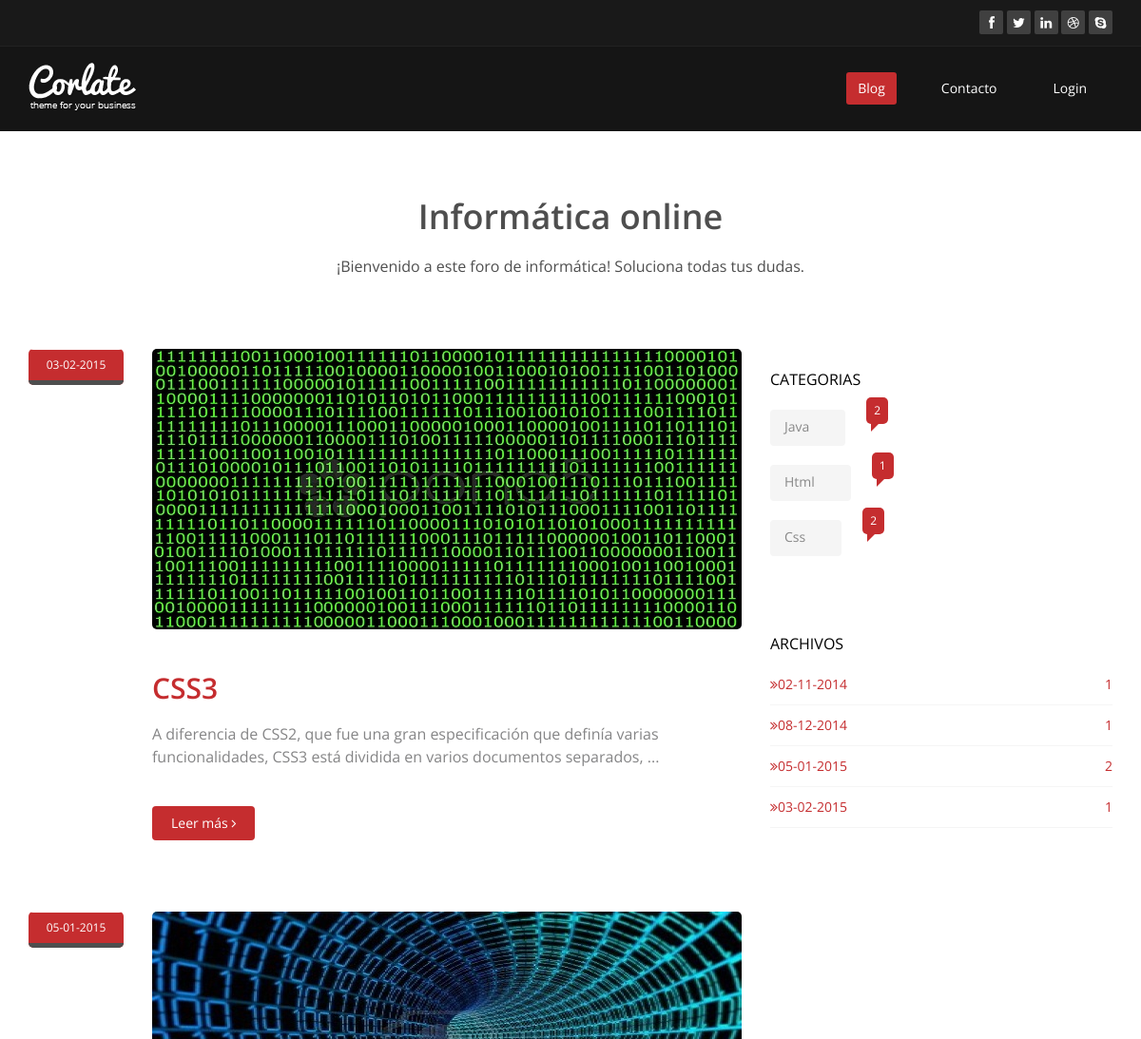
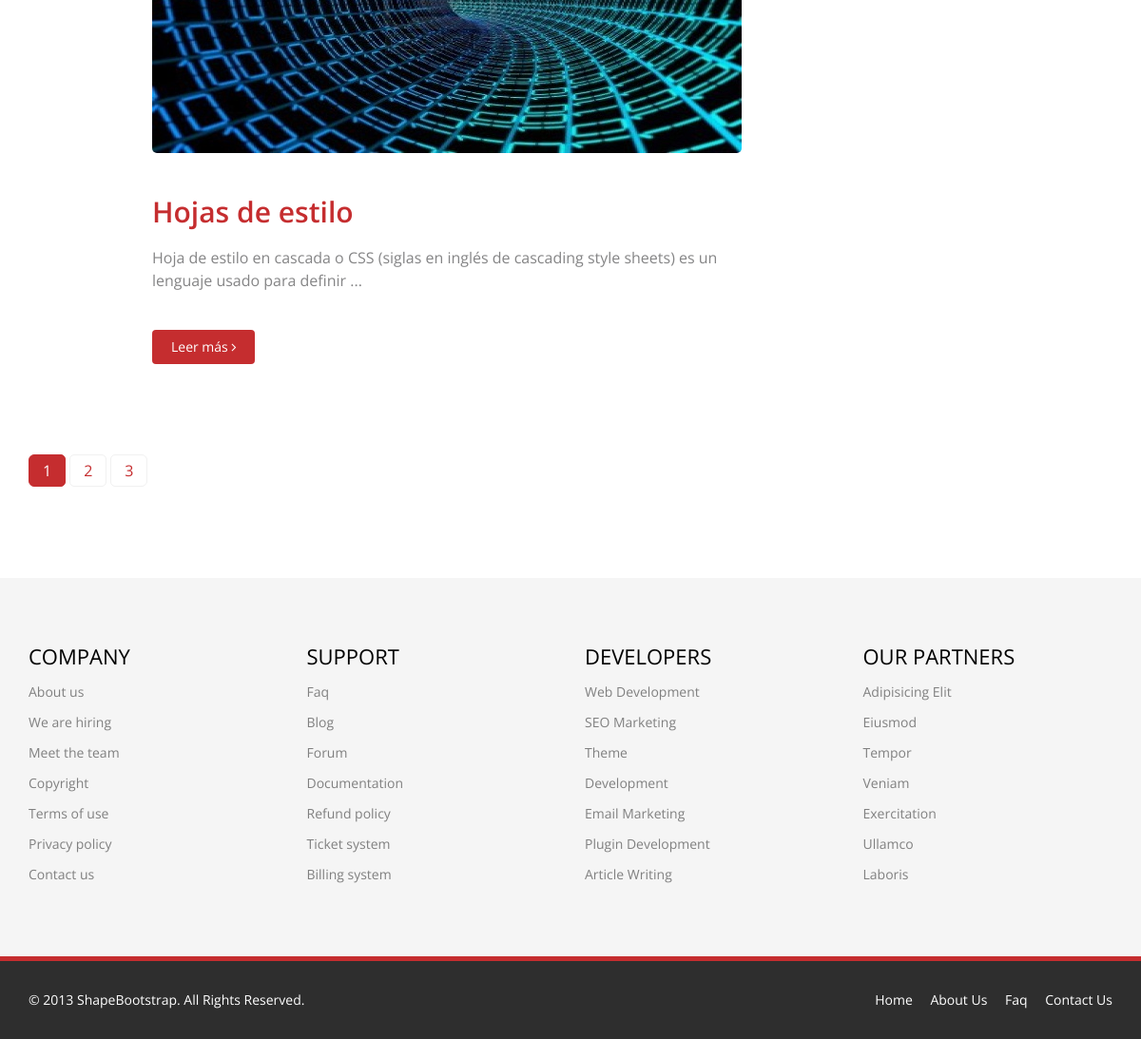
The page / on the database its author committed (2 pictures, top to bottom).
### tables this page shows
CREATE TABLE IF NOT EXISTS `post` (
  `id_post` int(11) NOT NULL AUTO_INCREMENT,
  `id_category` int(11) NOT NULL,
  `title_post` varchar(35) NOT NULL,
  `body_post` text NOT NULL,
  `tag_post` varchar(60) DEFAULT NULL,
  `image_post` varchar(255) NOT NULL,
  `date_post` timestamp NOT NULL DEFAULT CURRENT_TIMESTAMP ON UPDATE CURRENT_TIMESTAMP,
  PRIMARY KEY (`id_post`)
);

### include/config.php (called while the page is built, shortened)
<?php
	$base_url = "http://localhost/blog/";
?>

### function/blogfunction.php (called while the page is built)
<?php
	function blogdelimited ($string, $limiter){
		$string = explode(" ", $string);
		$string = array_slice($string, 0, $limiter);
		$string = implode(" ", $string);
		$string .=" ...";
		return $string;
	}
?>

### index.php (the view, shortened to what this page needs)
<?php include "/include/config.php"; ?>
<?php include "/function/blogfunction.php"; ?>
<!DOCTYPE html>
<html lang="en">
<head>
    <link href="css/bootstrap.min.css" rel="stylesheet">
    <link href="css/font-awesome.min.css" rel="stylesheet">
    <link href="css/prettyPhoto.css" rel="stylesheet">
    <link href="css/animate.min.css" rel="stylesheet">
    <link href="css/main.css" rel="stylesheet">
    <link href="css/responsive.css" rel="stylesheet">
</head>
<body>
  <?php include "/include/header.php"; ?>
    <section id="blog" class="container">
        <div class="center">
            <h2>Informática online</h2>
            <p class="lead">¡Bienvenido a este foro de informática! Soluciona todas tus dudas.</p>
        </div>
        <div class="blog">
            <div class="row">
                 <div class="col-md-8">
                 	<?php
                 		$start=0;
                 	 ?>
                 	<?php $sql = "SELECT * FROM post ORDER BY id_post DESC LIMIT ".$start.",".LIMITER;
                 	 ?>
                 	  	<?php if ($result =$mysqli -> query ($sql)){ ?>
                        	  <?php if ($result -> num_rows >0){?>
                        	  	 <?php while ($post = $result -> fetch_array ()){ ?>
                        	  	 	 <div class="blog-item">
				                        <div class="row">
				                            <div class="col-xs-12 col-sm-2 text-center">
				                                <div class="entry-meta">
				                                    <span id="publish_date"><?php echo date ("d-m-Y", strtotime($post ['date_post'])); ?></span>
				                                </div>
				                            </div>
				                            <div class="col-xs-12 col-sm-10 blog-content">
				                                <a href="#"><?php $target_path="uploads"; echo '<img class="img-responsive img-blog" src="'.$target_path."/".$post['image_post'].'" width="100%" alt="" >';?></a>
				                                <h2><a href="<?php echo $base_url."single_post.php?id_post=".$post["id_post"]?>"><?php echo $post ['title_post']; ?></a></h2>
				                                <h3><?php echo blogdelimited ($post ['body_post'], 20); ?></h3>
				                                <a class="btn btn-primary readmore" href="<?php echo $base_url."single_post.php?id_post=".$post["id_post"]?>" >Leer más <i class="fa fa-angle-right"></i></a>
				                            </div>
				                        </div>
				                    </div>
                        	  	 <?php } ?>
                        	  <?php } ?>
                        <?php } ?>
                    <ul class="pagination pagination-lg">
                    	<?php
                    		$sql="SELECT id_post FROM post";
							$result =$mysqli -> query ($sql);
							$page=ceil($result->num_rows/LIMITER);
							$x=0;
							$active="";
							for($i=1;$i<=$page;$i++){
								if($i==1){
									if($start==0)$active='class="active"';
									echo '<li '.$active.'><a href="'.$base_url.'index.php">'.$i.'</a></li>';
								}else{
									$x+=LIMITER;
									echo '<li '.$active.'><a href="'.$base_url.'index.php?start='.$x.'">'.$i.'</a></li>';
								}
								$active="";
							}
                    	 ?>
                    </ul>
                </div>
               <?php include "/include/aside_right.php"; ?>
            </div>
        </div>
    </section>
  <?php include "/include/footer.php"; ?>
</body>
</html>

### css/main.css (style rules this page uses)
body { background: #fff; font-family: 'Open Sans', sans-serif; color:#4e4e4e; line-height: 22px; }
h1, h2, h3, h4, h5, h6 { font-weight: 600; font-family: 'Open Sans', sans-serif; color:#4e4e4e; }
h2 { font-size: 20px; }
h3 { font-size: 16px; color: #787878; font-weight: 400; line-height: 24px; }
a { color: #c52d2f; -webkit-transition: color 300ms, background-color 300ms; -moz-transition: color 300ms, background-color 300ms; -o-transition: color 300ms, background-color 300ms; transition: color 300ms, background-color 300ms; }
.btn-primary { padding: 8px 20px; background: #c52d2f; color: #fff; border-radius: 4px; border:none; margin-top: 10px; }
.center h2 { font-size: 36px; margin-top: 0; margin-bottom: 20px; }
body > section { padding: 70px 0; }
.center { text-align: center; padding-bottom: 55px; }
.lead { font-size: 16px; line-height: 24px; font-weight: 400; }
.blog-item { border-radius: 0; overflow: hidden; margin-bottom: 50px; }
.blog .blog-item .img-blog { border-radius: 5px; margin-bottom: 45px; }
.blog .blog-item .blog-content { padding-bottom: 25px; }
.blog .blog-item .blog-content h2 { margin-top: 0; font-size: 30px; }
.readmore { margin-top: 0; }
.blog .blog-item .blog-content h3 { color: #858586; margin-bottom: 40px; }
.blog .blog-item .entry-meta { border-radius: 5px; overflow: hidden; }
.blog .blog-item .entry-meta > span { background: #f5f5f5; border-top: 1px solid #fff; display: block; font-size: 12px; overflow: hidden; padding: 5px; text-align: left; }
#publish_date { background: #c52d2f; border-bottom: 5px solid #4e4e4e; color: #fff; padding: 5px 0; text-align: center; }
.blog .blog-item .entry-meta > span { color: #ccc; }
ul.pagination > li > a { border: 1px solid #F1F1F1; margin-right:5px; border-radius: 5px; font-size: 16px; padding: 5px 14px; }
ul.pagination > li.active > a, ul.pagination > li:hover > a { background-color: #c52d2f !important; border-color: #c52d2f !important; color: #fff; }

### rows shown on the page
post: date_post "03-02-2015", image_post (picture), title_post "CSS3", body_post "A diferencia de CSS2, que fue una gran especificación que definía varias funcionalidades, CSS3 está dividida en varios documentos separados, ..."
post: date_post "05-01-2015", image_post (picture), title_post "Hojas de estilo", body_post "Hoja de estilo en cascada o CSS (siglas en inglés de cascading style sheets) es un lenguaje usado para definir ..."

### other values the page prints
$post["name_category"] "Java"
$post["num_post"] "2"
$post["name_category"] "Html"
$post["num_post"] "1"
$post["name_category"] "Css"
$archive["datepost"] "02-11-2014"
$archive["num_post"] "1"
$archive["datepost"] "08-12-2014"
$archive["datepost"] "05-01-2015"
$archive["num_post"] "2"
$archive["datepost"] "03-02-2015"
